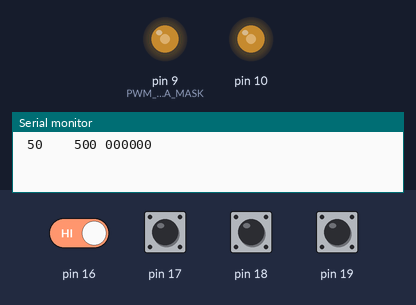
Simulated run of this sketch. Board: Arduino Uno, built with avr-gcc and run on an emulated ATmega328P. On the bench: output pins drawn as LEDs (lit = HIGH), the last lines printed to the serial monitor. Inputs (shaded band) come from the test bench; at power-on: pin 16–19 HIGH.

Above: at 0.8 s.
0.9 s: pin 18 pulled LOW for 1 s
At 2.6 s:
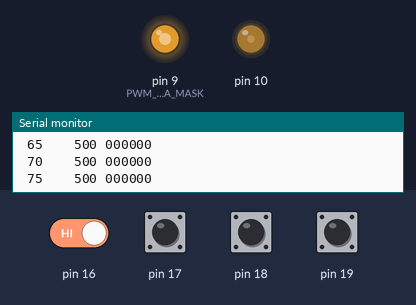
3.4 s: pin 18 pulled LOW for 1 s
At 5.3 s:
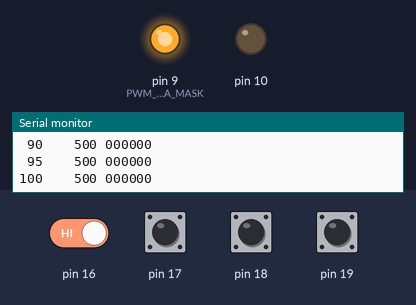
5.9 s: pin 19 pulled LOW for 1 s
At 8.2 s:
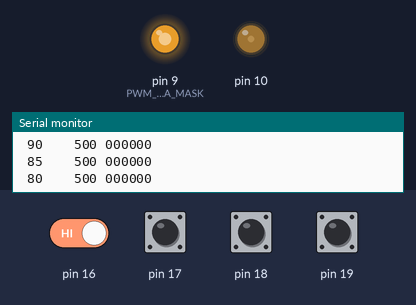
10.9 s: pin 16 driven LOW and pin 19 driven LOW
At 13.55 s:
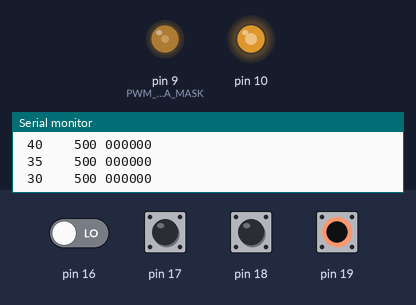
13.9 s: pin 19 driven HIGH
Timing chart, 0 to 16.4 s (numbered marks = the images above; inputs shaded):
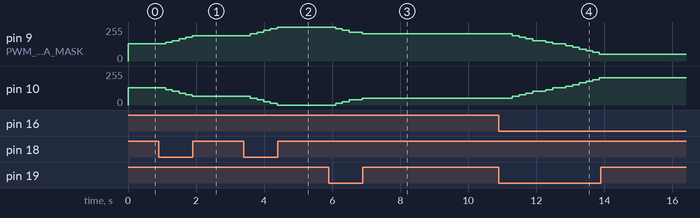

The sketch:

main.ino
```cpp
#include <stdint.h>
#include <avr/io.h>
#include <avr/interrupt.h>


#define CONFIG_DEBUG 1
#define CONFIG_LCD 0
#define CONFIG_UART 1


#if CONFIG_LCD

/* note: lcd model MC21605A6W */
/* note: DB0:3 and RW must be grounded */

#define LCD_POS_DB 0x02
#define LCD_PORT_DB PORTD
#define LCD_DIR_DB DDRD
#define LCD_MASK_DB (0x0f << LCD_POS_DB)

#define LCD_POS_EN 0x06
#define LCD_PORT_EN PORTD
#define LCD_DIR_EN DDRD
#define LCD_MASK_EN (0x01 << LCD_POS_EN)

#define LCD_POS_RS 0x07
#define LCD_PORT_RS PORTD
#define LCD_DIR_RS DDRD
#define LCD_MASK_RS (0x01 << LCD_POS_RS)

static inline void wait_50_ns(void)
{
  __asm__ __volatile__ ("nop\n\t");
}

static inline void wait_500_ns(void)
{
  /* 8 cycles at 16mhz */
  __asm__ __volatile__ ("nop\n\t");
  __asm__ __volatile__ ("nop\n\t");
  __asm__ __volatile__ ("nop\n\t");
  __asm__ __volatile__ ("nop\n\t");
  __asm__ __volatile__ ("nop\n\t");
  __asm__ __volatile__ ("nop\n\t");
  __asm__ __volatile__ ("nop\n\t");
  __asm__ __volatile__ ("nop\n\t");
}

static inline void wait_50_us(void)
{
  /* 800 cycles at 16mhz */
  uint8_t x;
  for (x = 0; x < 100; ++x) wait_500_ns();
}

static inline void wait_2_ms(void)
{
  wait_50_us();
  wait_50_us();
  wait_50_us();
  wait_50_us();
}

static inline void wait_50_ms(void)
{
  /* FIXME: was _delay_ms(50), but not working */
  uint8_t x;
  for (x = 0; x < 25; ++x) wait_2_ms();
}

static inline void lcd_pulse_en(void)
{
  /* assume EN low */
  LCD_PORT_EN |= LCD_MASK_EN;
  wait_50_us();
  LCD_PORT_EN &= ~LCD_MASK_EN;
  wait_2_ms();
}

static inline void lcd_write_db4(uint8_t x)
{
  /* configured in 4 bits mode */

  LCD_PORT_DB &= ~LCD_MASK_DB;
  LCD_PORT_DB |= (x >> 4) << LCD_POS_DB;
  lcd_pulse_en();

  LCD_PORT_DB &= ~LCD_MASK_DB;
  LCD_PORT_DB |= (x & 0xf) << LCD_POS_DB;
  lcd_pulse_en();
}

static inline void lcd_write_db8(uint8_t x)
{
  /* configured in 8 bits mode */

  /* only hi nibble transmitted, (0:3) grounded */
  LCD_PORT_DB &= ~LCD_MASK_DB;
  LCD_PORT_DB |= (x >> 4) << LCD_POS_DB;
  lcd_pulse_en();
}

static inline void lcd_setup(void)
{
  LCD_DIR_DB |= LCD_MASK_DB;
  LCD_DIR_RS |= LCD_MASK_RS;
  LCD_DIR_EN |= LCD_MASK_EN;

  LCD_PORT_DB &= ~LCD_MASK_DB;
  LCD_PORT_RS &= ~LCD_MASK_RS;
  LCD_PORT_EN &= ~LCD_MASK_EN;

  /* small delay for the lcd to boot */
  wait_50_ms();

  /* datasheet init sequence */

#define LCD_MODE_BLINK (1 << 0)
#define LCD_MODE_CURSOR (1 << 1)
#define LCD_MODE_DISPLAY (1 << 2)

  lcd_write_db8(0x30);
  wait_2_ms();
  wait_2_ms();
  wait_500_ns();

  lcd_write_db8(0x30);
  wait_2_ms();

  lcd_write_db4(0x32);
  wait_2_ms();

  lcd_write_db4(0x28);
  wait_2_ms();

  lcd_write_db4((1 << 3) | LCD_MODE_DISPLAY);
  wait_2_ms();

  lcd_write_db4(0x01);
  wait_2_ms();

  lcd_write_db4(0x0f);
  wait_2_ms();
}

static inline void lcd_clear(void)
{
  /* clear lcd */
  lcd_write_db4(0x01);
  wait_2_ms();
}

static inline void lcd_home(void)
{
  /* set cursor to home */
  lcd_write_db4(0x02);
  wait_2_ms();
}

static inline void lcd_set_ddram(uint8_t addr)
{
  lcd_write_db4((1 << 7) | addr);
  wait_2_ms();
}

static inline void lcd_goto_xy(uint8_t x, uint8_t y)
{
  /* assume 0 <= x < 8 */
  /* assume 0 <= y < 2 */

  /* from datasheet: */
  /* first line is 0x00 to 0x27 */
  /* second line is 0x40 to 0x67 */
  static const uint8_t row[] = { 0x00, 0x40 };
  lcd_set_ddram(row[y] | x);
}

static void lcd_write(const uint8_t* s, unsigned int n)
{
  wait_50_ns();

  LCD_PORT_RS |= LCD_MASK_RS;
  for (; n; --n, ++s)
  {
    lcd_write_db4(*s);
    wait_2_ms();
  }
  LCD_PORT_RS &= ~LCD_MASK_RS;
}

#endif /* CONFIG_LCD */


#if CONFIG_UART /* uart */

static inline void set_baud_rate(long baud)
{
  uint16_t UBRR0_value = ((F_CPU / 16 + baud / 2) / baud - 1);
  UBRR0H = UBRR0_value >> 8;
  UBRR0L = UBRR0_value;
}

static void uart_setup(void)
{
  /* #define CONFIG_FOSC (F_CPU * 2) */
  /* const uint16_t x = CONFIG_FOSC / (16 * BAUDS) - 1; */
#if 0 /* (bauds == 9600) */
  const uint16_t x = 206;
#elif 0 /* (bauds == 115200) */
  const uint16_t x = 16;
#elif 0 /* (bauds == 500000) */
  const uint16_t x = 3;
#elif 0 /* (bauds == 1000000) */
  const uint16_t x = 1;
#endif

  set_baud_rate(9600);

  /* baud doubler off  - Only needed on Uno XXX */
  UCSR0A &= ~(1 << U2X0);

  UCSR0B = 1 << TXEN0;

  /* default to 8n1 framing */
  UCSR0C = (3 << 1);
}

static void uart_write(const uint8_t* s, uint8_t n)
{
  for (; n; --n, ++s)
  {
    /* wait for transmit buffer to be empty */
    while (!(UCSR0A & (1 << UDRE0))) ;
    UDR0 = *s;
  }

  /* wait for last byte to be sent */
  while ((UCSR0A & (1 << 6)) == 0) ;
}

static void uart_write_cstring(const char* s)
{
  uint8_t n;
  for (n = 0; s[n]; ++n) ;
  uart_write((const uint8_t*)s, n);
}

#endif /* CONFIG_UART */


static inline uint8_t nibble(uint32_t x, uint8_t i)
{
  return (x >> (i * 4)) & 0xf;
}

static inline uint8_t hex(uint8_t x)
{
  return (x >= 0xa) ? 'a' + x - 0xa : '0' + x;
}

static uint8_t* uint8_to_string(uint8_t x)
{
  static uint8_t buf[2];

  buf[1] = hex(nibble(x, 0));
  buf[0] = hex(nibble(x, 1));

  return buf;
}

__attribute__((unused))
static uint8_t* uint16_to_string(uint16_t x)
{
  static uint8_t buf[4];

  buf[3] = hex(nibble(x, 0));
  buf[2] = hex(nibble(x, 1));
  buf[1] = hex(nibble(x, 2));
  buf[0] = hex(nibble(x, 3));

  return buf;
}

static unsigned int ulong_to_string(unsigned long n, char* s)
{
  unsigned char buf[8];
  unsigned long i = 0;
  unsigned int len = 0;
  if (n == 0) { *s = '0'; return 1; }
  while (n > 0) { buf[i++] = n % 10; n /= 10; }
  for (; i > 0; i--, ++len) s[len] = '0' + buf[i - 1];
  return len;
}

__attribute__((unused))
static unsigned int double_to_string(double x, const uint8_t** s)
{
  static char buf[32];
  uint8_t digits = 3;
  double rounding = 0.5;
  unsigned int len = 0;
  uint8_t i;
  unsigned long int_part;
  double remainder;

  if (x < 0.0) { buf[len++] = '-'; x = -x; }

  for (i = 0; i < digits; ++i) rounding /= 10.0;
  x += rounding;

  int_part = (unsigned long)x;
  remainder = x - (double)int_part;

  len += ulong_to_string(int_part, buf + len);

  if (digits > 0) buf[len++] = '.';

  while ((digits--) > 0)
  {
    unsigned long xx;
    remainder *= 10.0;
    xx = (unsigned long)remainder;
    len += ulong_to_string(xx, buf + len);
    remainder -= xx;
  }

  *s = (const uint8_t*)buf;

  return len;
}


/* application */

/* timer configuration */

#define TIMER_FREQ 100
#define TIMER_MS_TO_TICKS(__x) \
  (((uint32_t)(__x) * (uint32_t)TIMER_FREQ) / (uint32_t)1000)
#define TIMER_TICKS_TO_MS(__x) \
  (((uint32_t)(__x) * (uint32_t)1000) / (uint32_t)TIMER_FREQ)

/* buttons ATMEGA328P pin configuration */

#define BUT_COMMON_DDR DDRC
#define BUT_COMMON_PIN PINC
#define BUT_COMMON_PORT PORTC

#define BUT_SAVE_POS 2
#define BUT_MODE_POS 3
#define BUT_PLUS_POS 4
#define BUT_MINUS_POS 5

#define BUT_SAVE_MASK (1 << BUT_SAVE_POS)
#define BUT_MODE_MASK (1 << BUT_MODE_POS)
#define BUT_PLUS_MASK (1 << BUT_PLUS_POS)
#define BUT_MINUS_MASK (1 << BUT_MINUS_POS)

#define BUT_COMMON_MASK \
  (BUT_SAVE_MASK | BUT_MODE_MASK | BUT_PLUS_MASK | BUT_MINUS_MASK)

/* button counters */

static volatile uint8_t but_states;

static void but_setup(void)
{
  /* enable pullups and set as input */
  BUT_COMMON_PORT |= BUT_COMMON_MASK;
  BUT_COMMON_DDR &= ~BUT_COMMON_MASK;

  /* reset button states */
  but_states = 0;
}

static inline void but_update_one
(uint8_t pre, uint8_t cur, uint8_t* counter, uint8_t mask)
{
  const uint8_t is_pressed = (cur & mask) == 0;

  if (is_pressed && ((pre & mask) == (cur & mask)))
  {
    if ((++*counter) == TIMER_MS_TO_TICKS(125))
    {
      but_states |= mask;
      *counter = 0;
    }
  }
  else
  {
    but_states &= ~mask;
    *counter = 0;
  }
}

static void but_update_states(void)
{
  static uint8_t save_counter = 0;
  static uint8_t mode_counter = 0;
  static uint8_t plus_counter = 0;
  static uint8_t minus_counter = 0;

  static uint8_t pre = 0;

  const uint8_t cur = BUT_COMMON_PIN & BUT_COMMON_MASK;

  but_update_one(pre, cur, &save_counter, BUT_SAVE_MASK);
  but_update_one(pre, cur, &mode_counter, BUT_MODE_MASK);
  but_update_one(pre, cur, &plus_counter, BUT_PLUS_MASK);
  but_update_one(pre, cur, &minus_counter, BUT_MINUS_MASK);

  /* affect current value to previous */
  pre = cur;
}

static uint8_t but_read_states(void)
{
  const uint8_t x = but_states;
  but_states &= ~(x);
  return x;
}

static uint8_t but_is_pressed(uint8_t x, uint8_t m)
{
  return x & m;
}


/* timer1 interrupt handler */

static volatile uint8_t timer_ticks = 0;

ISR(TIMER0_COMPA_vect)
{
  /* update button state */
  but_update_states();

  /* prevent overflow */
  if (timer_ticks == 0xff) return ;
  ++timer_ticks;
}

static void timer_enable(void)
{
  /* 8 bits timer0 is used */
  /* interrupt at TIMER_FREQ hz */
  /* fcpu / (1024 * 156) = 100 hz */

  /* stop timer */
  TCCR0B = 0;

  /* CTC mode, overflow when OCR1A reached */
  TCCR0A = 1 << 2;
  OCR0A = 156;
  TCNT0 = 0;

  /* interrupt on OCIE0A match */
  TIMSK0 = 1 << 1;

  /* reset timer tick counter */
  timer_ticks = 0;

  /* start timer */
  /* prescaler set to 1024 */
  TCCR0B = (1 << 3) | (5 << 0);
}

__attribute__((unused))
static void timer_disable(void)
{
  TCCR0B = 0;
}


/* absolute difference */

__attribute__((unused))
static uint16_t abs_diff(uint16_t a, uint16_t b)
{
  if (a > b) return a - b;
  return b - a;
}


/* printing routines */

static void uint32_to_string(uint32_t x, uint32_t r, uint8_t* buf)
{
  /* buf is right aligned */

  uint8_t zero = (x == 0) ? '0' : ' ';

  uint8_t i;

  for (i = 0; r; ++i, r /= 10)
  {
    const uint32_t q = x / r;

    /* assume zero */
    buf[i] = zero;

    if (q)
    {
      buf[i] = '0' + q;
      x -= q * r;
      zero = '0';
    }
  }
}

__attribute__((unused))
static void ticks_to_ms_string(uint8_t ticks, uint8_t* buf)
{
  /* assume ms <= 9999 */
  const uint32_t x = TIMER_TICKS_TO_MS(ticks);
  uint32_to_string(x, 1000, buf);
}

static void print_params(uint32_t duty, uint32_t freq, uint32_t dead)
{
  uint8_t buf[8];

  /* duty in percent */
  uint32_to_string(duty, 100, buf);
  uart_write(buf, 3);
  uart_write_cstring(" ");

  /* freq in hz */
  uint32_to_string(freq, 100000, buf);
  uart_write(buf, 6);
  uart_write_cstring(" ");

  /* dead in us */
  uint32_to_string(dead, 100000, buf);
  uart_write(buf, 6);
  uart_write_cstring("\r\n");
}


/* pwm control */

static void pwm_setup(void)
{
#define PWM_CHANA_MASK (1 << 1)
#define PWM_CHANB_MASK (1 << 2)
#define PWM_DDR DDRB

  /* outputs: OC1A / PORTB1, OC1B / PORTB2 */

  /* the 16 bits tcnt1 counter is compared */
  /* to the top (icr1) and ocr1a and ocr1b values. */
  /* this allow the frequecy and duty to be defined. */

  /* stop the counter */
  TCCR1B = 0;

  /* set OC1A and OC1B as outputs */
  /* enable pins output drivers */
  /* OC1A as non inverted and OC1B as inverted */
  PWM_DDR |= PWM_CHANA_MASK | PWM_CHANB_MASK;
  TCCR1A |= (1 << COM1A1) | (1 << COM1B1);
  TCCR1A |= (0 << COM1A0) | (1 << COM1B0);

  /* set pwm mode */
  /* phase and frequency correct mode */
  /* must be set before ICR1 written */
  TCCR1A |= (0 << WGM10) | (0 << WGM11);
  TCCR1B |= (0 << WGM12) | (1 << WGM13);
}

static void pwm_set_params(uint32_t duty, uint32_t freq, uint32_t dead)
{
  /* duty in percent */
  /* freq in hz */
  /* dead in us */

  uint32_t x;

  /* stop during setup */
  TCCR1B &= ~(1 << CS10);

  /* frequency. icr1 acts as top value. */
  ICR1 = F_CPU / (2 * freq);

  /* ocr1a, channel a duty */
  /* ocr1b, channel b duty */
  x = (duty * F_CPU) / (2 * freq * 100UL);
  OCR1A = x;
  OCR1B = x + dead * F_CPU / 1000000UL;

  /* start with no prescaler */
  TCCR1B |= (1 << CS10);
}

/* main */

int main(void)
{
#define MODE_DUTY 0
#define MODE_FREQ 1
#define MODE_DEAD 2
#define MODE_COUNT 3
  uint8_t mode = MODE_DUTY;
  uint8_t but;
  uint8_t has_changed = 1;
  uint32_t duty = 50;
  uint32_t freq = 500;
  uint32_t dead = 0;
  uint32_t* value = &duty;
  uint32_t min = 0;
  uint32_t max = 100;
  uint32_t step = 5;

#if CONFIG_LCD
  /* lcd */
  lcd_setup();
  lcd_clear();
  lcd_home();
#endif

#if CONFIG_UART
  uart_setup();
#endif

  but_setup();
  timer_enable();
  pwm_setup();

  sei();

  /* application logic */

  goto on_changed;

  while (1)
  {
    but = but_read_states();

    if (but_is_pressed(but, BUT_MODE_MASK))
    {
      mode = (mode + 1) % MODE_COUNT;

      switch (mode)
      {
      case MODE_DUTY:
	min = 0;
	max = 100;
	step = 5;
	value = &duty;
	break ;

      case MODE_FREQ:
	min = 0;
	max = 400000;
	step = 100;
	value = &freq;
	break ;

      case MODE_DEAD:
      default:
	min = 0;
	max = 5000000;
	step = 10;
	value = &dead;
	break ;
      }

      uart_write_cstring("mode: ");
      if (mode == MODE_DUTY) uart_write_cstring("duty");
      else if (mode == MODE_FREQ) uart_write_cstring("frequency");
      else uart_write_cstring("deadtime");
      uart_write_cstring("\r\n");
    }

    if (but_is_pressed(but, BUT_MINUS_MASK))
    {
      if (*value >= (min + step))
      {
	*value -= step;
	has_changed = 1;
      }
    }

    if (but_is_pressed(but, BUT_PLUS_MASK))
    {
      if (*value <= (max - step))
      {
	*value += step;
	has_changed = 1;
      }
    }

  on_changed:
    if (has_changed)
    {
      /* convert to register values */
      pwm_set_params(duty, freq, dead);
      print_params(duty, freq, dead);
    }

    has_changed = 0;
  }

  return 0;
}
```

Measured:
- after the input at 0.9 s, pin 9 (PWM_CHANA_MASK): moves from 128/255 to 191/255 over 0.79 s, starting after 0.21 s; pin 10: moves from 128/255 to 64/255 over 0.79 s, starting after 0.21 s
- after the input at 3.4 s, pin 9 (PWM_CHANA_MASK): moves from 191/255 to 255/255 over 0.79 s, starting after 0.20 s; pin 10: moves from 64/255 to 0/255 over 0.79 s, starting after 0.20 s
- after the input at 5.9 s, pin 9 (PWM_CHANA_MASK): 255/255 → 242/255 after 0.21 s, → 230/255 0.20 s later, → 217/255 0.20 s later, → 204/255 0.39 s later; pin 10: 0/255 → 13/255 after 0.21 s, → 25/255 0.20 s later, → 38/255 0.20 s later, → 51/255 0.39 s later
- after the input at 10.9 s, pin 9 (PWM_CHANA_MASK): moves from 204/255 to 51/255 over 2.6 s, starting after 0.40 s; pin 10: moves from 51/255 to 204/255 over 2.6 s, starting after 0.40 s
- after the input at 13.9 s, pin 9 (PWM_CHANA_MASK): stays 51/255 (without the input it goes to 38/255 after 0.15 s); pin 10: stays 204/255 (without the input it goes to 217/255 after 0.15 s)
